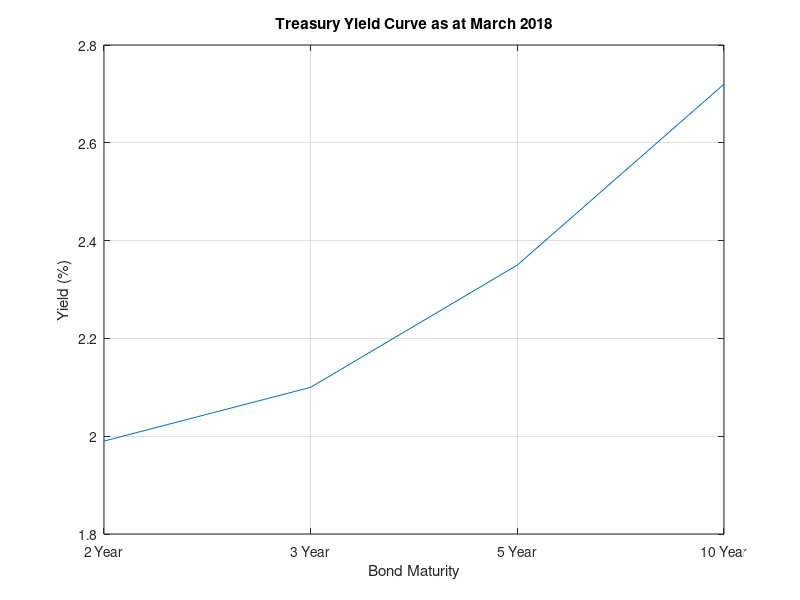

MATLAB code to generate this figure: (Note: this script raises an error after producing the figure.)
% Plot the yield curve as at March 2018 %

x = 1:4;
y = [1.99	2.10	2.35	2.72];
plot(x,y)
title('Treasury Yield Curve as at March 2018')
xlabel('Bond Maturity')
ylabel('Yield (%)')
grid on
xticks([1 2 3 4])
xticklabels({'2 Year','3 Year','5 Year','10 Year'})

% Edit the font size
ax = gca;
ax.FontSize = 18;